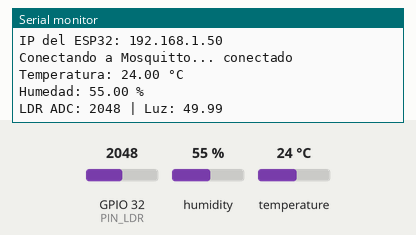
Simulated run of this sketch. Board: ESP32. Shown: the last lines printed to the serial monitor. The test bench sets the inputs (shaded band); at power-on: humidity 55 %, GPIO 32 (PIN_LDR) = 2048, temperature 24 °C. WiFi joins after 1.5 s; servers stay silent unless stated; no MQTT or app messages arrive unless stated.

Above: at 2.7 s.
2.8 s: humidity set to 22 %
5.5 s: GPIO 32 (PIN_LDR) set to 2866
At 7.1 s:
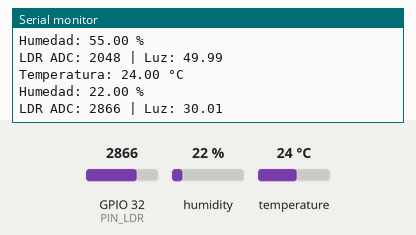
8.2 s: temperature set to 12 °C
At 10.7 s:
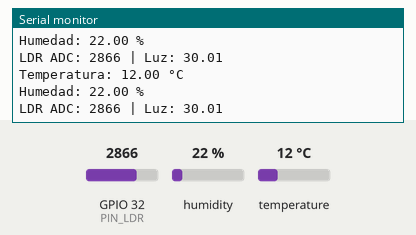
10.9 s: GPIO 32 (PIN_LDR) set to 3603
At 13.2 s:
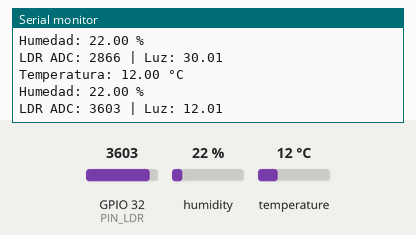
13.6 s: humidity set to 40 %
At 14.4 s:
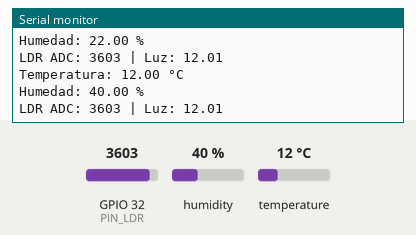
Timing chart, 0 to 16.6 s (numbered marks = the images above; inputs shaded):
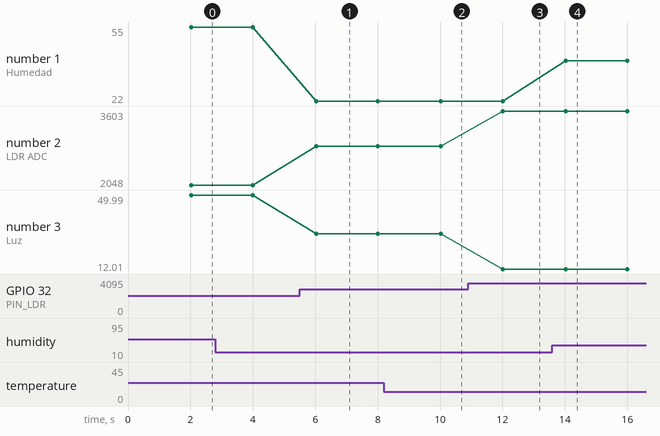

Measured:
- after the input at 5.5 s, the serial monitor: prints a new line after 0.53 s (image 1)
- after the input at 8.2 s, the serial monitor: prints a new line after 1.8 s (image 2)
- after the input at 10.9 s, the serial monitor: prints a new line after 1.1 s (image 3)
- after the input at 13.6 s, the serial monitor: prints a new line after 0.43 s (image 4)
- plotted number 1: 22 → 40 after the input at 13.6 s
- plotted number 2: 2048 → 2866 after the input at 5.5 s, 2866 → 3603 after the input at 10.9 s
- plotted number 3: 49.99 → 30.01 after the input at 5.5 s, 30.01 → 12.01 after the input at 10.9 s

The sketch:

Taller_Prueba.ino
```cpp
#include <WiFi.h>
#include <PubSubClient.h>
#include <DHT.h>

// ======================================================
// CONFIGURACIÓN WIFI
// ======================================================

const char* WIFI_SSID = "CLARO_2.4GHz_99F78B";
const char* WIFI_PASSWORD = "claro1122";


// ======================================================
// CONFIGURACIÓN MQTT
// ======================================================


const char* MQTT_SERVER = "192.168.1.41";
const int MQTT_PORT = 1883;

// Topics utilizados por el dashboard React.
const char* TOPIC_TEMPERATURA = "clima/esp32/temperatura";
const char* TOPIC_HUMEDAD = "clima/esp32/humedad";
const char* TOPIC_LUZ = "clima/esp32/luz";


// ======================================================
// CONFIGURACIÓN DE SENSORES
// ======================================================

// (Estudiante)
// Definir los pines y objetos necesarios para los sensores.
#define PIN_LDR 32
#define PIN_TEMP_HUM 4
#define DHTTYPE DHT11

DHT dht(PIN_TEMP_HUM, DHTTYPE);

WiFiClient wifiClient;
PubSubClient mqttClient(wifiClient);

// Enviar una lectura cada 2 segundos.
const unsigned long INTERVALO_ENVIO = 2000;

unsigned long ultimoEnvio = 0;

void conectarWiFi() {

  Serial.print("Conectando a WiFi");

  WiFi.begin(WIFI_SSID, WIFI_PASSWORD);

  while (WiFi.status() != WL_CONNECTED) {
    delay(500);
    Serial.print(".");
  }

  Serial.println();
  Serial.println("WiFi conectado");

  Serial.print("IP del ESP32: ");
  Serial.println(WiFi.localIP());
}

void conectarMQTT() {

  while (!mqttClient.connected()) {

    Serial.print("Conectando a Mosquitto...");

    // Crear un Client ID diferente para este ESP32.
    String clientId = "ESP32-";
    clientId += String(
      (uint32_t)(ESP.getEfuseMac() & 0xFFFFFFFF),
      HEX
    );

    if (mqttClient.connect(clientId.c_str())) {

      Serial.println(" conectado");

    } else {

      Serial.print(" error, rc=");
      Serial.print(mqttClient.state());
      Serial.println(". Reintentando en 2 segundos...");

      delay(2000);
    }
  }
}


// ======================================================
// LEER Y PUBLICAR SENSORES
// ======================================================

void publicarSensores() {

    //(Estudiante)
     // 1. Obtener la temperatura.
      float temperatura = dht.readTemperature();

     // 2. Obtener la humedad.
      float humedad = dht.readHumidity();

     // 3. Obtener la lectura del sensor de iluminación.
      int lectura = analogRead(PIN_LDR);

      float resultado = 100.0 - (lectura * 100.0) /4095.0;

      //4. Preparar los valores para poder publicarlos
         //mediante MQTT.
         String strTemperatura = String(temperatura, 1);
         String strHumedad = String(humedad, 0);
         String strLuz = String(resultado, 0);

      //5. Publicar cada dato en su topic correspondiente:

      mqttClient.publish(TOPIC_TEMPERATURA, strTemperatura.c_str());
      mqttClient.publish(TOPIC_HUMEDAD, strHumedad.c_str());
      mqttClient.publish(TOPIC_LUZ, strLuz.c_str());

      //6. Mostrar las mediciones en el Monitor Serial.
      Serial.print("Temperatura: ");
      Serial.print(temperatura);
      Serial.println(" °C");
      Serial.print("Humedad: ");
      Serial.print(humedad);
      Serial.println(" %");
      Serial.print("LDR ADC: ");
      Serial.print(lectura);
      Serial.print(" | ");
      Serial.print("Luz: ");
      Serial.println(resultado);


}

void setup() {

  Serial.begin(115200);

  // (Estudiante)
  // Inicializar los sensores y configurar los pines
  // necesarios.

  conectarWiFi();
  dht.begin();
  mqttClient.setServer(
    MQTT_SERVER,
    MQTT_PORT
  );
}

void loop() {

  // Si se pierde WiFi, volver a conectarse.
  if (WiFi.status() != WL_CONNECTED) {
    conectarWiFi();
  }

  // Si se pierde MQTT, volver a conectarse.
  if (!mqttClient.connected()) {
    conectarMQTT();
  }

  mqttClient.loop();


  // Publicar sensores cada 2 segundos.
  if (millis() - ultimoEnvio >= INTERVALO_ENVIO) {

    ultimoEnvio = millis();

    publicarSensores();
  }
}
```
